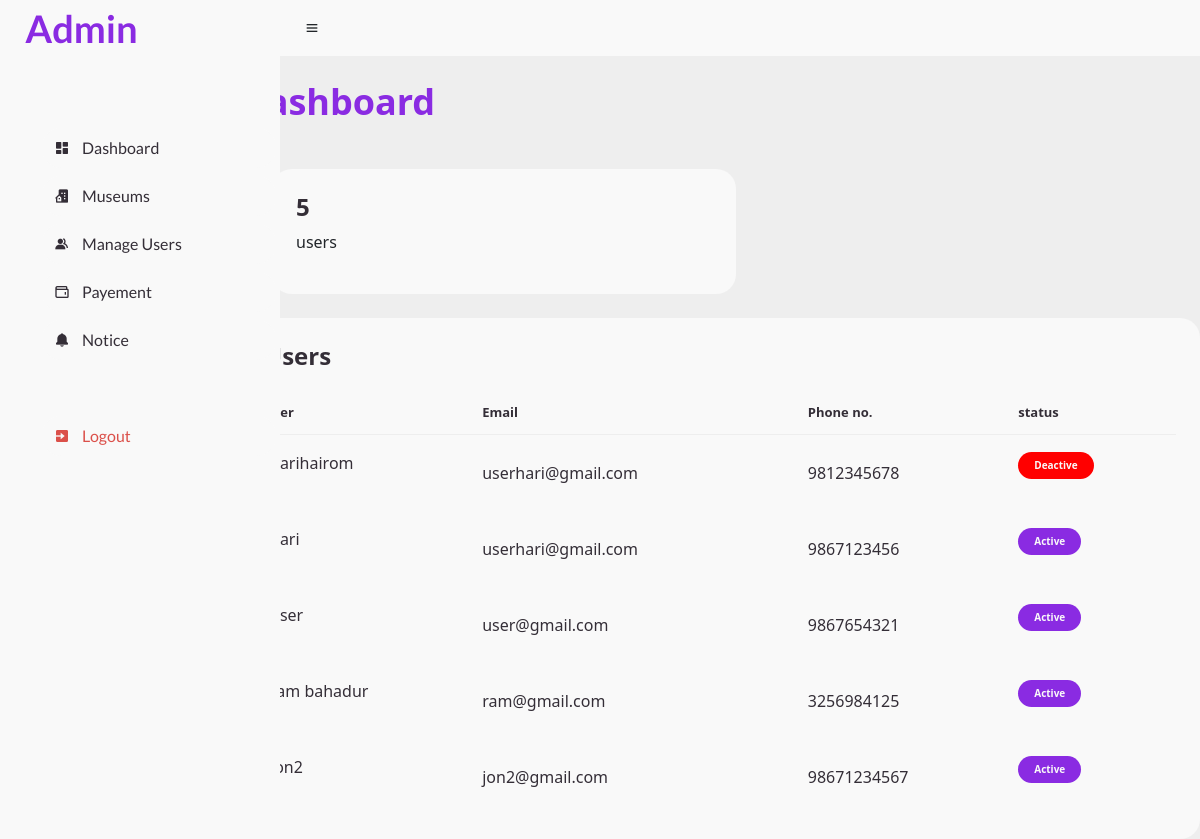
Page /manageuser.php on the committed database.
### tables this page shows
CREATE TABLE `tbl_user` (
  `id` int(11) NOT NULL,
  `name` varchar(255) DEFAULT NULL,
  `email` varchar(255) DEFAULT NULL,
  `password` varchar(255) DEFAULT NULL,
  `phone` bigint(20) DEFAULT NULL,
  `status` int(1) NOT NULL
);

### manageuser.php (the view, shortened to what this page needs)
<?php
include "_dbconnect.php";
?>
<?php include "header.php" ?>
<main>
    <div class="head-title">
        <div class="left">
            <h1>Dashboard</h1>
        </div>
    </div>
    <ul class="box-info">
        <li style="max-width:50%;">
            <span class="text">
                <h3>
                    <?php
                    $res=mysqli_query($conn, "SELECT * FROM `tbl_user`");
                    $num=mysqli_num_rows($res);
                    echo $num ;
                    ?>
                </h3>
                <p>users</p>
            </span>
        </li>
    </ul>
    <div class="table-data">
        <div class="order">
            <div class="head">
                <h3>Users</h3>
            </div>
            <table>
                <thead>
                    <tr>
                        <th>User</th>
                        <th>Email</th>
                        <th>Phone no.</th>
                        <th>status</th>
                    </tr>
                </thead>
                <tbody>
                    <?php
                    $res=mysqli_query($conn, "SELECT * FROM `tbl_user`");
                    $check_user=mysqli_num_rows($res)>0;
                    if($check_user)
                    {
                        while($row=mysqli_fetch_array($res)){
                    ?>
                    <tr>
                        <td>
                            <?php echo $row['name']; ?>
                        </td>
                        <td>
                            <?php echo $row['email']; ?>
                        </td>
                        <td>
                            <?php echo $row['phone']; ?>
                        </td>
                        <td>
                            <?php
                            if($row['status']==1){
                                echo '<p><a type="button" class="button" href="status.php?id='.$row['id'].'&status=0" >Active</a></p>';
                            }
                            else{
                                echo '<p><a  type="button" href="status.php?id='.$row['id'].'&status=1" <span style="background:red;" class="button">Deactive</a></p>';
                            }
                            ?>
                        </td>
                    </tr>
                    <?PHP
                    }
                    } else {
                        echo "no user found";
                    }
                    ?>
                </tbody>
            </table>
        </div>
    </div>
</main>
<?php include "footer.php"; ?>

### header.php (shortened to what this page needs)
<!DOCTYPE html>
<html lang="en">
<head>
    <link href='https://unpkg.com/boxicons@2.0.9/css/boxicons.min.css' rel='stylesheet'>
    <link href="https://cdn.jsdelivr.net/npm/bootstrap@5.2.0-beta1/dist/css/bootstrap.min.css" rel="stylesheet">
    <link rel="stylesheet" href="css/css.css">
</head>
<body>
    <section id="sidebar">
        <a href="#" class="brand">
            <span class="text">Admin</span>
        </a>
        <ul class="side-menu ">
            <li class="active">
                <a href="admin.php">
                    <i class='bx bxs-dashboard'></i>
                    <span class="text">Dashboard</span>
                </a>
            </li>
            <li>
                <a href="museum.php">
                    <i class='bx bxs-building-house'></i>
                    <span class="text">Museums</span>
                </a>
            </li>
            <li>
                <a href="manageuser.php">
                    <i class='bx bxs-group'></i>
                    <span class="text">Manage Users</span>
                </a>
            </li>
            <li>
                <a href="#">
                    <i class='bx bx-wallet'></i>
                    <span class="text"> Payement</span>
                </a>
            </li>
            <li>
                <a href="notice.php">
                    <i class='bx bxs-bell'></i>
                    <span class="text"> Notice</span>
                </a>
            </li>
        </ul>
        <ul class="side-menu">
            <li>
                <a href="logout.php" class="logout">
                    <i class='bx bxs-exit'></i>
                    <span class="text">Logout</span>
                </a>
            </li>
        </ul>
    </section>
        <section id="content">
        <nav>
            <i class='bx bx-menu'></i>
            <a  class="profile">
            </a>
        </nav>
        </section>

### footer.php (shortened to what this page needs)
</body>
</html>

### css/css.css (style rules this page uses)
* { margin: 0; padding: 0; box-sizing: border-box; }
a { text-decoration: none; }
li { list-style: none; }
:root { --poppins: 'Poppins', sans-serif; --lato: 'Lato', sans-serif; --light: #F9F9F9; --blue: #3C91E6; --light-blue: #CFE8FF; --grey: #eee; --dark-grey: #AAAAAA; --dark: #342E37; --red: #DB504A; --yellow: #FFCE26; --light-yellow: #FFF2C6; --orange: #FD7238; --light-orange: #FFE0D3; }
html { overflow-x: hidden; }
body { background: var(--grey); overflow-x: hidden; }
#sidebar { position: fixed; top: 0; left: 0; width: 280px; height: 100%; background: var(--light); z-index: 2000; font-family: var(--lato); transition: .3s ease; overflow-x: hidden; scrollbar-width: none; }
.brand { font-size: 38px; margin-left: 9%; font-weight: 700; height: 56px; display: flex; align-items: center; color: blueviolet; position: sticky; top: 0; left: 0; background: var(--light); z-index: 500; padding-bottom: 20px; box-sizing: content-box; }
.side-menu { width: 100%; margin-top: 48px; }
.side-menu li { height: 48px; background: transparent; margin-left: 6px; padding: 4px; }
.side-menu li a { width: 100%; height: 100%; background: var(--light); display: flex; align-items: center; border-radius: 48px; font-size: 16px; color: var(--dark); white-space: nowrap; overflow-x: hidden; }
.side-menu li a.logout { color: var(--red); }
.side-menu li a .bx { min-width: calc(60px - ((4px + 6px) * 2)); display: flex; justify-content: center; }
#content { position: relative; width: calc(100% - 280px); left: 280px; transition: .3s ease; }
#content nav { height: 56px; background: var(--light); padding: 0 24px; display: flex; align-items: center; grid-gap: 24px; font-family: var(--lato); position: sticky; top: 0; left: 0; z-index: 1000; }
main { margin-left: 20%; margin-top: 2%; }
.head-title { display: flex; align-items: center; justify-content: space-between; grid-gap: 16px; flex-wrap: wrap; }
.head-title .left h1 { font-size: 36px; font-weight: 600; margin-bottom: 10px; color: blueviolet; }
.box-info { display: grid; grid-template-columns: repeat(auto-fit, minmax(240px, 1fr)); grid-gap: 24px; margin-top: 36px; }
.box-info li { padding: 24px; background: var(--light); border-radius: 20px; display: flex; align-items: center; grid-gap: 24px; }
.box-info li .text h3 { font-size: 24px; font-weight: 600; color: var(--dark); }
.table-data { display: flex; flex-wrap: wrap; grid-gap: 24px; margin-top: 24px; width: 100%; color: var(--dark); }
.table-data>div { border-radius: 20px; background: var(--light); padding: 24px; overflow-x: auto; }
.table-data .head { display: flex; align-items: center; grid-gap: 16px; margin-bottom: 24px; }
.table-data .head h3 { margin-right: auto; font-size: 24px; font-weight: 600; }
.table-data .order { flex-grow: 1; flex-basis: 500px; }
.table-data .order table { width: 100%; border-collapse: collapse; }
.table-data .order table th { padding-bottom: 12px; font-size: 13px; text-align: left; border-bottom: 1px solid var(--grey); }
.table-data .order table td { padding: 16px 0; }
.table-data .order table tr td:first-child { display: flex; align-items: center; grid-gap: 12px; padding-left: 6px; }
.table-data .order table tr td .button { font-size: 10px; padding: 6px 16px; color: var(--light); border-radius: 20px; font-weight: 700; }
.table-data .order table tr td .button { background: blueviolet; }

### rows in the picture
tbl_user: name "harihairom", email "userhari@gmail.com", phone "9812345678"
tbl_user: name "hari", email "userhari@gmail.com", phone "9867123456"
tbl_user: name "user", email "user@gmail.com", phone "9867654321"
tbl_user: name "ram bahadur", email "ram@gmail.com", phone "3256984125"
tbl_user: name "jon2", email "jon2@gmail.com", phone "98671234567"

### other values in the picture
$num "5"
